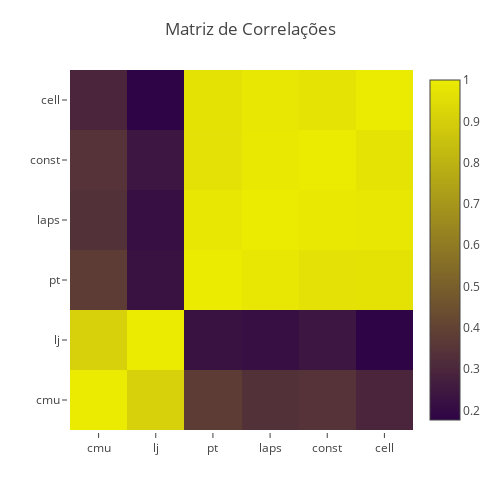

The notebook cell saved with this chart:
### Code cell
trace = go.Heatmap(z=myCorr.values.T,
                  x=myCorr.columns,
                  y=myCorr.columns,
                  colorscale=[[0, colors[0]], [1, colors[2]]]
                  )
layout = go.Layout(
    autosize=False,
    width=500,
    height=500,
    title="Matriz de Correlações",
    margin=go.layout.Margin(
        l=70,
        r=70,
        b=70,
        t=70,
        pad=2
    ),
    paper_bgcolor='rgb(255,255,255, 0)',
#     plot_bgcolor='#c7c7c7'
)

fig = go.Figure(data=[trace], layout=layout)
py.iplot(fig, filename='basic-heatmap')

### Figure 1 — Plotly figure (JSON) as saved in the notebook; plotly's stock layout.template omitted (floating-point values rounded to 4 significant figures)
{"data": [{"colorscale": [[0, "#2F0446"], [1, "#EBEB02"]], "type": "heatmap", "uid": "bfec571a-8bf3-4619-be23-8a36598f6496", "x": ["cmu", "lj", "pt", "laps", "const", "cell"], "y": ["cmu", "lj", "pt", "laps", "const", "cell"], "z": [[1, 0.9061, 0.3762, 0.3366, 0.3453, 0.2939], [0.9061, 1, 0.2253, 0.2154, 0.2403, 0.1769], [0.3762, 0.2253, 1, 0.9841, 0.9648, 0.9692], [0.3366, 0.2154, 0.9841, 1, 0.9884, 0.9872], [0.3453, 0.2403, 0.9648, 0.9884, 1, 0.9715], [0.2939, 0.1769, 0.9692, 0.9872, 0.9715, 1]]}], "layout": {"autosize": false, "height": 500, "margin": {"b": 70, "l": 70, "pad": 2, "r": 70, "t": 70}, "paper_bgcolor": "rgb(255,255,255, 0)", "title": {"text": "Matriz de Correlações"}, "width": 500}}
